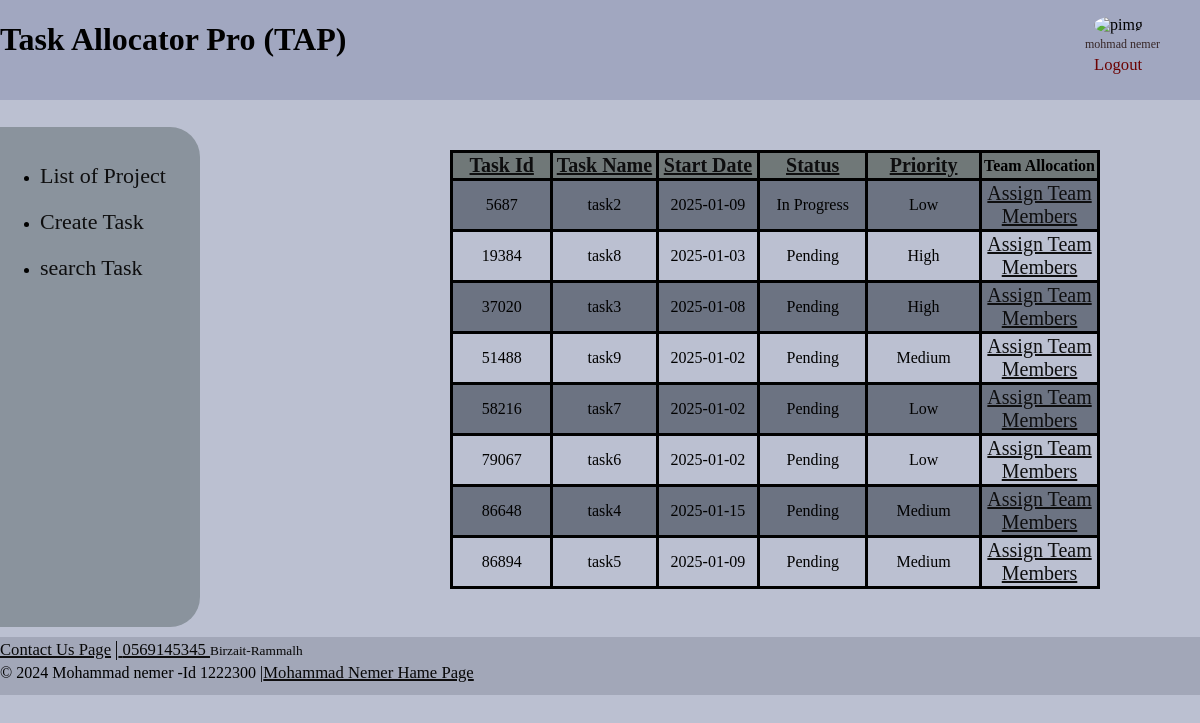
The page /TaskListTable.php?project_id=1 (signed in) on the database its author committed.
### tables this page shows
CREATE TABLE `tasks` (
  `TaskID` int(11) NOT NULL,
  `TaskName` varchar(255) DEFAULT NULL,
  `Description` varchar(255) DEFAULT NULL,
  `ProjectID` varchar(255) DEFAULT NULL,
  `StartDate` date DEFAULT NULL,
  `EndDate` date DEFAULT NULL,
  `Effort` int(11) DEFAULT NULL,
  `Status` enum('Pending','In Progress','Completed') DEFAULT NULL,
  `Priority` enum('Low','Medium','High') DEFAULT NULL,
  `Progress` int(4) NOT NULL
);

### TaskListTable.php (the view, shortened to what this page needs)
<?php
$pdo = db_connect();
main();
function main()
{
 ?>
<!DOCTYPE html>
<html lang="ar">
<head>
    <link rel="stylesheet" href="style2.css">
</head>
<body>
<header>
<h1>Task Allocator Pro (TAP)</h1>
<nav id="account">
    <figure>
    <img id="imgpersonal" src="/Files/<?php echo $_SESSION['images']; ?>" alt="pimg">
  <figcaption>  <a id="hehm"  href="/pesonalpage.php">
    <?php
echo $_SESSION['name']; ?></a></figcaption>
<a id="logout" href="/login.php"> <small>Logout</small></a>
</figure>
    </nav>
</header>
<article id="contener">
<nav id="Manager">
    <ul>
    <li><a href="/ListOfproject.php">List of Project</a></li>
    <li><a href="/CreateTask.php">Create Task</a></li>
    <li ><a href="/searchTaskleader.php">search Task</a></li>
    </ul>
</nav>
<main>
<?php
table();
?>
</main>
</article>
<footer>
 <small id="small">
 <a href="https://www.facebook.com/Future.Center.Haybrid.cars/?locale=ar_AR"> <small id="small"> Contact Us Page</small></a>
<a href="https://web.whatsapp.com/">|<small id="small">  0569145345 </small></a>
 Birzait-Rammalh
</small>
 <br>
&copy; 2024 Mohammad nemer -Id 1222300 |<a href="./../../index.html"><small id="small">Mohammad Nemer Hame Page</small></a>
</footer>
</body>
</html>
<?php
}
function table()
{
    $user_tablename="tasks";
    $projectid=$_GET['project_id'];
    $sort='TaskID' ;
    $query = "SELECT * FROM $user_tablename WHERE ProjectID = :projectid ORDER BY $sort ASC";
   global $pdo;
   $stmt = $pdo->prepare($query);
 $stmt->execute(['projectid' => $projectid]);
    echo   "<table id='tableelisttask'>";
    echo "<thead>
    <tr>
        <th><a href='?sort=TaskID&project_id=$projectid'>Task Id</a></th>
        <th><a href='?sort=TaskName&project_id=$projectid'>Task Name</a></th>
        <th><a href='?sort=StartDate&project_id=$projectid'>Start Date</a></th>
        <th><a href='?sort=Status&project_id=$projectid'>Status</a></th>
        <th><a href='?sort=Priority&project_id=$projectid'>Priority</a></th>
         <th>Team Allocation</th>
    </tr>
</thead>";
echo "<tbody>";
$rows =$stmt->fetchAll(PDO::FETCH_ASSOC);
if($rows)
{
    foreach ($rows as $row) {
        echo "<tr>";
        echo "<td>" .$row['TaskID']. "</td>";
        echo "<td>{$row['TaskName']}</td>";
        echo "<td>{$row['StartDate']}</td>";
        echo "<td>{$row['Status']}</td>";
        echo "<td>{$row['Priority']}</td>";
        echo "<td><a href='setmember.php?Task_id=".$row['TaskID']."&Taskname=".$row['TaskName']."'>Assign Team Members</a></td>";
        echo "</tr>";
    }
}else{
    echo "<td colspan=6><strong> No Tasks </strong></td>";
}
    echo "</tbody>";
     echo "</table>";
}
?>

### style2.css (style rules this page uses)
body { background-color: rgb(187, 192, 209); margin-top: 0px; margin-left: 0px; margin-right: 0px; margin-bottom: 0px; padding-bottom: 0px; display: flex; flex-direction: column; flex-wrap: nowrap; }
a:link { color: rgb(14, 14, 15); }
#imgpersonal { width: 50px; height: 30px; border-radius: 50%; margin-left: 20px; }
#account { margin-right: 0px; }
header { padding-top: 0px; margin-top: 0px; display: flex; justify-content: space-between; flex-direction: row; flex-wrap: nowrap; width: 100%; height: 100px; background-color: rgb(161, 167, 192); }
#hehm { text-decoration: none; font-size: 12px; color: #362626; margin-left: 11px; }
#contener { display: flex; flex-direction: row; flex-wrap: nowrap; margin-bottom: 10px; }
footer { margin-bottom: 0px; height: 58px; background-color: rgb(162, 167, 184); }
a { font-size: 20px; }
#tableelisttask { width: 650px; margin-left: 150px; margin-top: 50px; }
#small { color: #070707; }
table { border: solid 1px black; border-collapse: collapse; margin-top: 50px; background-attachment: scroll; height: auto; width: auto; }
th { background-color:rgb(112, 120, 120); border: solid 3px black; border-collapse: collapse; text-align: center; }
td { border: solid black 3px; width: 150px; text-align: center; }
tbody tr:nth-child(odd) { background-color: #6c7382; }
#Manager { border-top-right-radius: 30px; border-bottom-right-radius: 30px; display: flex; flex-direction: row; flex-wrap: nowrap; width: 200px; background-color: rgb(138, 147, 157); height: 500px; padding-left: 0px; margin-top: 27px; margin-right: 100px; }
li { margin-top: 20px; }
small { color: #6c0202; }
#Manager a { text-decoration: none; font-family: "Times New Roman", Georgia, serif; font-size: 22px; }
#logout { text-decoration: none; margin-left: 20px; font-size: 20px; }

### rows shown on the page
tasks: TaskID "5687", TaskName "task2", StartDate "2025-01-09", Status "In Progress", Priority "Low"
tasks: TaskID "19384", TaskName "task8", StartDate "2025-01-03", Status "Pending", Priority "High"
tasks: TaskID "37020", TaskName "task3", StartDate "2025-01-08", Status "Pending", Priority "High"
tasks: TaskID "51488", TaskName "task9", StartDate "2025-01-02", Status "Pending", Priority "Medium"
tasks: TaskID "58216", TaskName "task7", StartDate "2025-01-02", Status "Pending", Priority "Low"
tasks: TaskID "79067", TaskName "task6", StartDate "2025-01-02", Status "Pending", Priority "Low"
tasks: TaskID "86648", TaskName "task4", StartDate "2025-01-15", Status "Pending", Priority "Medium"
tasks: TaskID "86894", TaskName "task5", StartDate "2025-01-09", Status "Pending", Priority "Medium"

### other values the page prints
$_SESSION['name'] "mohmad nemer"
